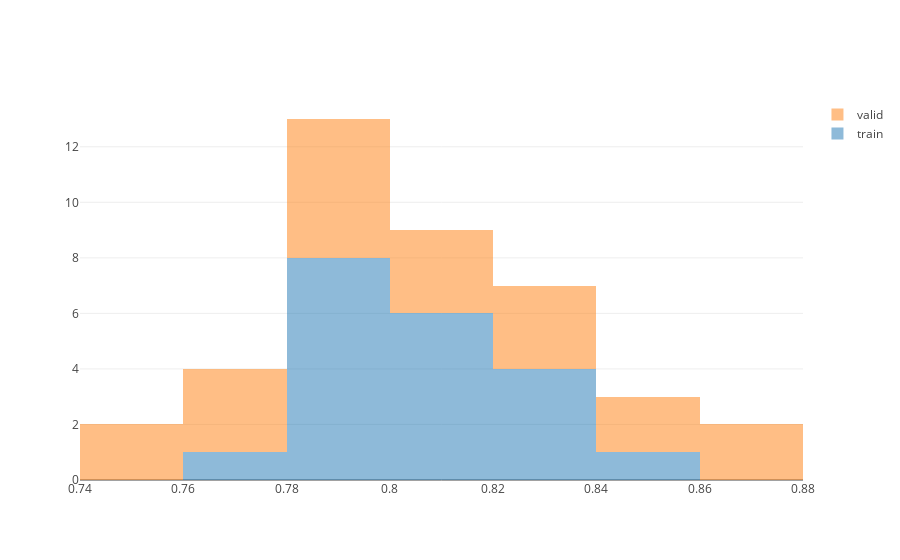

Notebook source saved alongside this figure:
### Code cell
from sklearn.ensemble import RandomForestClassifier
from sklearn.model_selection import RandomizedSearchCV, StratifiedKFold, KFold, train_test_split
from sklearn.metrics import accuracy_score, f1_score, precision_score, recall_score

import warnings
warnings.filterwarnings('ignore')

data = df.drop('PassengerId', axis=1)
#data = data.drop('TransformedCabinDeck', axis=1)

# lets see if we can identify a subset where the model does very well
#data = data.where(data['Sex'] == 1).dropna()
#print(data)
X_total = data.drop('Survived', axis=1)
#X_total = X_total.drop('IsAlone', axis=1)
y_total = data['Survived']

# lets keep a validation set as a sanity check
training_acc_list = []
valid_acc_list = []
n_trials = 20

param_opt_list = []

feature_importances_list = []

for i in range(n_trials):  # should be doing hypothesis testing maybe, or maybe that's a bad idea
    X, X_validation, y, y_validation = train_test_split(X_total, y_total, test_size=0.2, shuffle=True)

    skf = StratifiedKFold(n_splits=5)
    #skf = KFold(n_splits=5)

    steps = 100
    
    """
    RandomForestClassifier(bootstrap=True, class_weight=None, criterion='gini',
            max_depth=None, max_features='auto', max_leaf_nodes=None,
            min_impurity_decrease=0.0, min_impurity_split=None,
            min_samples_leaf=1, min_samples_split=2,
            min_weight_fraction_leaf=0.0, n_estimators=10, n_jobs=1,
            oob_score=False, random_state=None, verbose=0,
            warm_start=False)
    """


    param_dict = {
        'max_leaf_nodes' : [i for i in range(50, 100)],
        'min_samples_leaf' : [i for i in range(1, 100)],
        'max_depth' : [i for i in range(5, 20)],
        'min_samples_split' : [i for i in range(2, 40)],
        #'n_jobs' : [-1],
        #'min_impurity_decrase' : np.linspace(0.1, 0.3, steps),
        'min_weight_fraction_leaf' : np.linspace(0, 0.3, steps)
    }

    random_grid = RandomizedSearchCV(
        estimator=RandomForestClassifier(),
        param_distributions=param_dict,
        scoring='accuracy',
        cv=skf.split(X, y),
        n_jobs=-1,
        n_iter=20,
        verbose=0
    )

    random_grid.fit(X, y)

    #print('results from test', i+1)
    print('best accuracy on cv set was', random_grid.best_score_)
    training_acc_list.append(random_grid.best_score_)
       
    rfc = RandomForestClassifier(**random_grid.best_params_)
    rfc.fit(X, y)
    pred = rfc.predict(X_validation)

    # check for overfitting (?)
    overfit_pred = rfc.predict(X)
    print('acc on training set is', accuracy_score(y, overfit_pred))
    
    print('accuracy on validation set was', accuracy_score(y_validation, pred))
    valid_acc_list.append(accuracy_score(y_validation, pred))
    print('f1_score for validation set is', f1_score(y_validation, pred))
    print('precision score for validation set is', precision_score(y_validation, pred))
    # what fraction of our selected items actually survived?
    print('recall score for validation set is', recall_score(y_validation, pred))
    # fraction of how many of the correctly predicted surviving / all of the actual surviving
    print('best_params_ are', random_grid.best_params_)
    print('test', i, 'complete')
    print()
    
    #opt_param = 'max_depth'
    #param_opt_list.append((random_grid.best_params_[opt_param], valid_acc_list[-1]))
    
print('average training accuracy was', sum(training_acc_list) / n_trials)
print('average validation accuracy was', sum(valid_acc_list) / n_trials)

trace0 = go.Histogram(x=training_acc_list, opacity=0.5, name='train')
trace1 = go.Histogram(x=valid_acc_list, opacity=0.5, name='valid')

layout = go.Layout(barmode='stack')

py.iplot(go.Figure(data=[trace0, trace1], layout=layout))

### Figure 1 — Plotly figure (JSON) as saved in the notebook; plotly's stock layout.template omitted (floating-point values rounded to 4 significant figures)
{"data": [{"name": "train", "opacity": 0.5, "type": "histogram", "uid": "c43ecfd2-a291-11e8-9ca4-88e9fe7b2dc1", "x": [0.8284, 0.8091, 0.8039, 0.8476, 0.8109, 0.7916, 0.7933, 0.7933, 0.7933, 0.8231, 0.7863, 0.7723, 0.8214, 0.7986, 0.8039, 0.8266, 0.7968, 0.8074, 0.7863, 0.8161]}, {"name": "valid", "opacity": 0.5, "type": "histogram", "uid": "c43ed2b6-a291-11e8-9ca4-88e9fe7b2dc1", "x": [0.7552, 0.8182, 0.7902, 0.7413, 0.8531, 0.7972, 0.7692, 0.8671, 0.7762, 0.8182, 0.8252, 0.8462, 0.8252, 0.8112, 0.8671, 0.8392, 0.7622, 0.7972, 0.7902, 0.7902]}], "layout": {"barmode": "stack"}}
